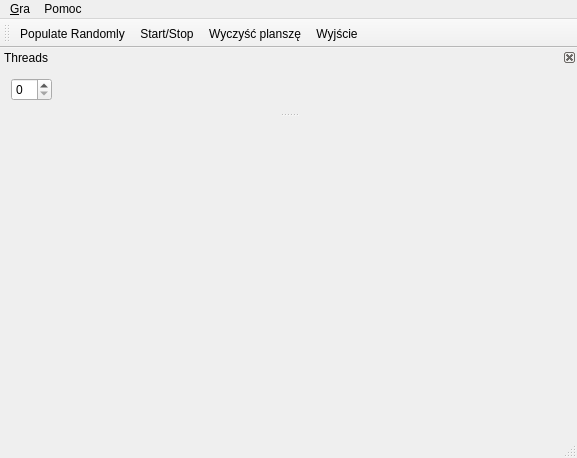
<?xml version="1.0" encoding="UTF-8"?>
<ui version="4.0">
 <class>LifeMainWindow</class>
 <widget class="QMainWindow" name="LifeMainWindow">
  <property name="geometry">
   <rect>
    <x>0</x>
    <y>0</y>
    <width>577</width>
    <height>458</height>
   </rect>
  </property>
  <property name="windowTitle">
   <string>Gra w życie</string>
  </property>
  <widget class="QWidget" name="centralWidget"/>
  <widget class="QMenuBar" name="menuBar">
   <property name="geometry">
    <rect>
     <x>0</x>
     <y>0</y>
     <width>577</width>
     <height>25</height>
    </rect>
   </property>
   <widget class="QMenu" name="menuGame">
    <property name="title">
     <string>&amp;Gra</string>
    </property>
    <addaction name="actionPopulate_Randomly"/>
    <addaction name="actionStartStop"/>
    <addaction name="actionClear"/>
    <addaction name="actionQuit"/>
   </widget>
   <widget class="QMenu" name="menuHelp">
    <property name="title">
     <string>Pomoc</string>
    </property>
    <addaction name="actionAbout"/>
    <addaction name="actionAbout_Qt"/>
   </widget>
   <addaction name="menuGame"/>
   <addaction name="menuHelp"/>
  </widget>
  <widget class="QToolBar" name="toolBar">
   <property name="windowTitle">
    <string>toolBar</string>
   </property>
   <attribute name="toolBarArea">
    <enum>TopToolBarArea</enum>
   </attribute>
   <attribute name="toolBarBreak">
    <bool>false</bool>
   </attribute>
   <addaction name="actionPopulate_Randomly"/>
   <addaction name="actionStartStop"/>
   <addaction name="actionClear"/>
   <addaction name="actionQuit"/>
  </widget>
  <widget class="QStatusBar" name="statusBar"/>
  <widget class="QDockWidget" name="dockWidget">
   <property name="features">
    <set>QDockWidget::DockWidgetClosable</set>
   </property>
   <property name="allowedAreas">
    <set>Qt::BottomDockWidgetArea|Qt::LeftDockWidgetArea|Qt::TopDockWidgetArea</set>
   </property>
   <property name="windowTitle">
    <string>Threads</string>
   </property>
   <attribute name="dockWidgetArea">
    <number>4</number>
   </attribute>
   <widget class="QWidget" name="dockWidgetContents">
    <layout class="QHBoxLayout" name="horizontalLayout">
     <item>
      <widget class="QSpinBox" name="threadSpinBox">
       <property name="focusPolicy">
        <enum>Qt::NoFocus</enum>
       </property>
      </widget>
     </item>
     <item>
      <spacer name="horizontalSpacer">
       <property name="orientation">
        <enum>Qt::Horizontal</enum>
       </property>
       <property name="sizeHint" stdset="0">
        <size>
         <width>495</width>
         <height>20</height>
        </size>
       </property>
      </spacer>
     </item>
    </layout>
   </widget>
  </widget>
  <action name="actionPopulate_Randomly">
   <property name="text">
    <string>Populate &amp;Randomly</string>
   </property>
   <property name="shortcut">
    <string>Ctrl+R</string>
   </property>
  </action>
  <action name="actionStartStop">
   <property name="checkable">
    <bool>true</bool>
   </property>
   <property name="text">
    <string>&amp;Start/Stop</string>
   </property>
   <property name="toolTip">
    <string>Start/Stop</string>
   </property>
   <property name="shortcut">
    <string>Space</string>
   </property>
  </action>
  <action name="actionQuit">
   <property name="text">
    <string>&amp;Wyjście</string>
   </property>
   <property name="shortcut">
    <string>Ctrl+Q</string>
   </property>
  </action>
  <action name="actionClear">
   <property name="text">
    <string>&amp;Wyczyść planszę</string>
   </property>
   <property name="shortcut">
    <string>Del</string>
   </property>
  </action>
  <action name="actionAbout">
   <property name="text">
    <string>O programie</string>
   </property>
  </action>
  <action name="actionAbout_Qt">
   <property name="text">
    <string>o Qt</string>
   </property>
  </action>
 </widget>
 <layoutdefault spacing="6" margin="11"/>
 <resources/>
 <connections/>
</ui>
